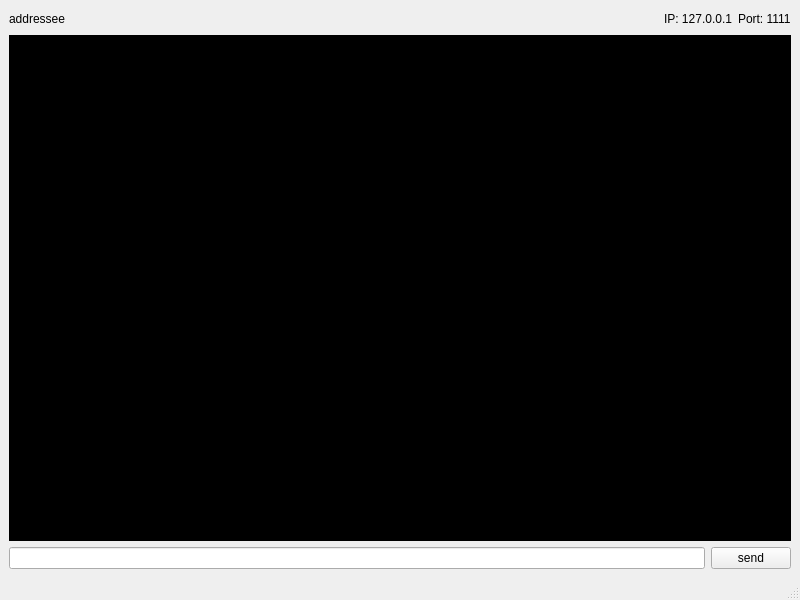
<?xml version="1.0" encoding="UTF-8"?>
<ui version="4.0">
 <class>MainWindow</class>
 <widget class="QMainWindow" name="MainWindow">
  <property name="geometry">
   <rect>
    <x>0</x>
    <y>0</y>
    <width>800</width>
    <height>600</height>
   </rect>
  </property>
  <property name="windowTitle">
   <string>MainWindow</string>
  </property>
  <property name="styleSheet">
   <string notr="true"/>
  </property>
  <widget class="QWidget" name="centralwidget">
   <layout class="QGridLayout" name="gridLayout">
    <item row="0" column="0">
     <layout class="QHBoxLayout" name="horizontalLayout_4">
      <item>
       <widget class="QLabel" name="label">
        <property name="text">
         <string>addressee</string>
        </property>
       </widget>
      </item>
      <item>
       <spacer name="horizontalSpacer">
        <property name="orientation">
         <enum>Qt::Horizontal</enum>
        </property>
        <property name="sizeHint" stdset="0">
         <size>
          <width>40</width>
          <height>20</height>
         </size>
        </property>
       </spacer>
      </item>
      <item>
       <widget class="QLabel" name="label_2">
        <property name="text">
         <string>IP: 127.0.0.1</string>
        </property>
       </widget>
      </item>
      <item>
       <widget class="QLabel" name="label_3">
        <property name="text">
         <string>Port: 1111</string>
        </property>
       </widget>
      </item>
     </layout>
    </item>
    <item row="1" column="0">
     <widget class="QTextEdit" name="textEdit">
      <property name="styleSheet">
       <string notr="true">background-color:black;
color:white;</string>
      </property>
     </widget>
    </item>
    <item row="2" column="0">
     <layout class="QHBoxLayout" name="horizontalLayout">
      <item>
       <widget class="QLineEdit" name="lineEdit_2"/>
      </item>
      <item>
       <widget class="QPushButton" name="pushButton">
        <property name="text">
         <string>send</string>
        </property>
       </widget>
      </item>
     </layout>
    </item>
   </layout>
  </widget>
  <widget class="QMenuBar" name="menubar">
   <property name="geometry">
    <rect>
     <x>0</x>
     <y>0</y>
     <width>800</width>
     <height>22</height>
    </rect>
   </property>
  </widget>
  <widget class="QStatusBar" name="statusbar"/>
 </widget>
 <resources/>
 <connections/>
</ui>
